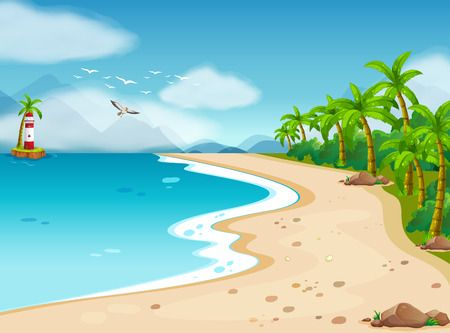
#> input picture Proyectos/KMeans - Images Segmentation/image.jpg, 450 x 333 px
$ python image_segmentation.py
#> lines starting #> are read from the running program, lines starting #| are printed output that depends on the picture
### Proyectos/KMeans - Images Segmentation/KMeans.py
import numpy as np
import pandas as pd
import matplotlib.pyplot as plt
from sklearn.datasets import make_blobs


class KMeans:
    def __init__(self, X, num_clusters, plot=False):
        self.K = num_clusters
        self.X = X
        self.max_iterations = 100
        self.ploture = plot
        self.n_elements, self.n_features = X.shape
        self.centroids = None
        self.clusters = None

    def fit(self):
        self.centroids = self.random_centroids()

        for _ in range(self.max_iterations):
            self.clusters = self.create_clusters()

            old_centroids = self.centroids.copy()
            self.centroids = self.get_new_centroids()

            difference = self.centroids - old_centroids

            if not difference.any():
                break

        y_pred = self.predict()
        y_pred = y_pred.astype(np.int16)

        if self.ploture:
            self.plot(self.X, y_pred)

        return self.centroids, y_pred

    def random_centroids(self):
        return self.X[np.random.choice(range(self.n_elements), size=self.K, replace=False), :]

    def create_clusters(self):
        clusters = [[] for _ in range(self.K)]

        for idx_point, point in enumerate(self.X):
            closest_centroid = np.argmin([np.linalg.norm(point - mean) for mean in self.centroids])
            clusters[closest_centroid].append(idx_point)

        return clusters

    def get_new_centroids(self):
        centroids = np.empty((self.K, self.n_features), dtype=np.float64)
        for i, cluster in enumerate(self.clusters):
            new_centroid = np.mean(self.X[cluster], axis=0)
            centroids[i] = new_centroid

        return centroids

    def predict(self):
        y_pred = np.empty(self.n_elements)

        for idx_cluster, cluster in enumerate(self.clusters):
            for idx_sample in cluster:
                y_pred[idx_sample] = idx_cluster

        return y_pred

    def plot(self, X, y):
        plt.scatter(X[:, 0], X[:, 1], c=y, s=40, cmap=plt.cm.Spectral)
        plt.show()


# [10 lines that do not run on import are left out]

### Proyectos/KMeans - Images Segmentation/image_segmentation.py
import numpy as np
import cv2

from KMeans import KMeans

K = 2
img_path = 'image.jpg'

# Cargar la imagen y copiarla para manipularla
img = cv2.imread(img_path)
#> img is the input picture: shape (333, 450, 3); mean B, G, R 188.3, 199.5, 148.6
img = cv2.cvtColor(img, cv2.COLOR_BGR2RGB)
pixel_values = img.reshape((-1, 3))
pixel_values = np.float32(pixel_values)

kmeans = KMeans(X=pixel_values, num_clusters=K)
means, labels = kmeans.fit()
#> in fit, `self.centroids = self.random_centroids()`: self.centroids = [[228, 199, 139], [247, 218, 188]]
#> the loop in fit, `for _ in range(self.max_iterations):` made 8 passes
#> (old_centroids, difference) on pass 1: ([[228, 199, 139], [247, 218, 188]], [[-141.7, -29.94, 13.29], [-48.53, 5.77, 29.07]])
#> means = [[76.6, 171.8, 164.3], [211.7, 223.7, 209.3]]

# Aplicar etiquetas  a los centroides para segmentar
means = np.uint8(means)
#> means = [[76, 171, 164], [211, 223, 209]]

segmented_data = means[labels]

# Reestructurar el arreglo
result_image = segmented_data.reshape(img.shape)
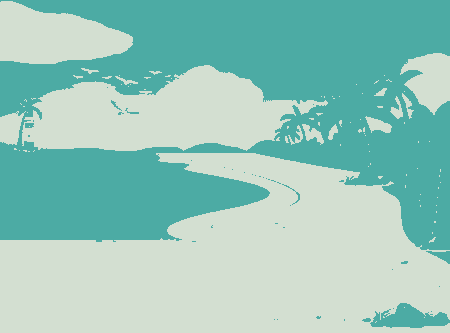
#> result_image: shape (333, 450, 3); mean R, G, B 148, 198.7, 188

result_image = cv2.cvtColor(result_image, cv2.COLOR_RGB2BGR)
cv2.imwrite('result-img.jpg', result_image)
